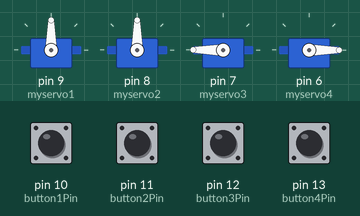
This sketch was run on a simulated Arduino Uno, built with avr-gcc and run on an emulated ATmega328P. On the bench: 4 × servo. The inputs (shaded band) are chosen by the test bench; at power-on: pin 10 (button1Pin), pin 11 (button2Pin), pin 12 (button3Pin), pin 13 (button4Pin) LOW.

Above: at 1.2 s.
1.3 s: pin 10 (button1Pin) pulled HIGH for 0.15 s
At 1.37 s:
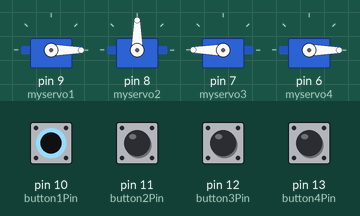
2.9 s: pin 11 (button2Pin) pulled HIGH for 0.15 s
At 2.97 s:
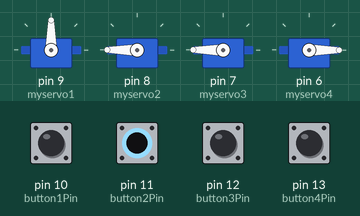
4.5 s: pin 12 (button3Pin) pulled HIGH for 0.15 s
At 4.57 s:
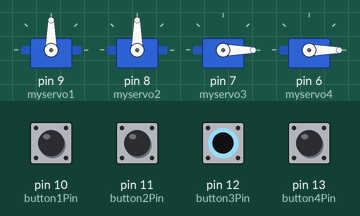
6.1 s: pin 13 (button4Pin) pulled HIGH for 0.15 s
At 6.17 s:
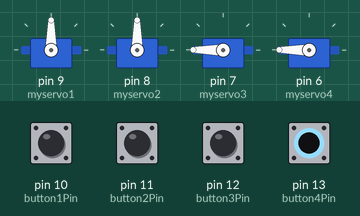
7.7 s: pin 10 (button1Pin) driven HIGH and pin 11 (button2Pin) driven HIGH
At 8.6 s:
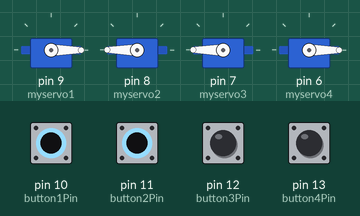
9.2 s: pin 12 (button3Pin) pulled HIGH for 1 s
At 9.7 s:
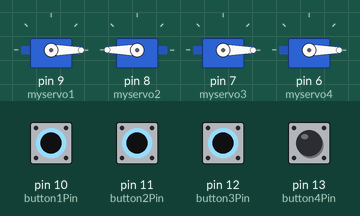
Timing chart, 0 to 12.2 s (numbered marks = the images above; inputs shaded):
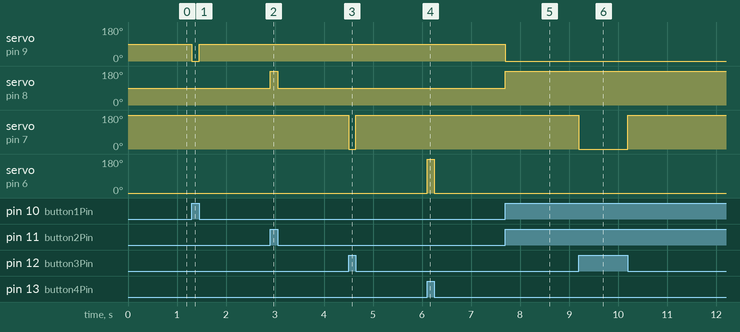

Measured:
- after the input at 1.3 s, servo on pin 9 (myservo1): 90° → 0° at once, → 90° 0.15 s later
- after the input at 2.9 s, servo on pin 8 (myservo2): 90° → 180° at once, → 90° 0.15 s later
- after the input at 4.5 s, servo on pin 7 (myservo3): 180° → 0° at once, → 180° 0.15 s later
- after the input at 6.1 s, servo on pin 6 (myservo4): 0° → 180° at once, → 0° 0.15 s later
- after the input at 7.7 s, servo on pin 9 (myservo1): 90° → 0° at once; servo on pin 8 (myservo2): 90° → 180° at once
- after the input at 9.2 s, servo on pin 7 (myservo3): 180° → 0° at once, → 180° 1.0 s later

The sketch:

Blink.ino
```cpp
int button1Val;
int button2Val;
int button3Val;
int button4Val;

#include <Servo.h>

Servo myservo1; //creating first servo variable
const int button1Pin= 10;

Servo myservo2; //second servo
const int button2Pin= 11;

Servo myservo3; //third servo
const int button3Pin= 12;

Servo myservo4; //fourth servo
const int button4Pin= 13;

void setup() {
 myservo1.attach(9); //attaching servo 1 to pin 9
 pinMode(button1Pin, INPUT);
 myservo2.attach(8); //attaching servo 2 to pin 8
 pinMode(button2Pin, INPUT);
 myservo3.attach(7); //attaching servo 3 to pin 7
 pinMode(button3Pin, INPUT);
 myservo4.attach(6); //attaching servo 4 to pin 6
 pinMode(button4Pin, INPUT);
}

void loop() {
  // let down your hair interaction
  button1Val = digitalRead(button1Pin);

 if(digitalRead(button1Pin)== HIGH){
   myservo1.write(0); //telling servo what angle to turn

 } else {
   myservo1.write(90);
 }

 //prince love interaction
  button2Val = digitalRead(button2Pin);

  if(digitalRead(button2Pin)== HIGH){
    myservo2.write(180); // prince falls off board

  }else {
    myservo2.write(90);
  }

 //axe interaction
 button3Val = digitalRead(button3Pin);

 if(digitalRead(button3Pin)==HIGH) {
   myservo3.write(0); //pull string to pull prince down

 }else {
   myservo3.write(180);
 }

 //face change interaction
 button4Val = digitalRead(button4Pin);

 if(digitalRead(button4Pin)== HIGH) {
   myservo4.write(180); //face spins

 }else {
   myservo4.write(0);
 }
}
```
